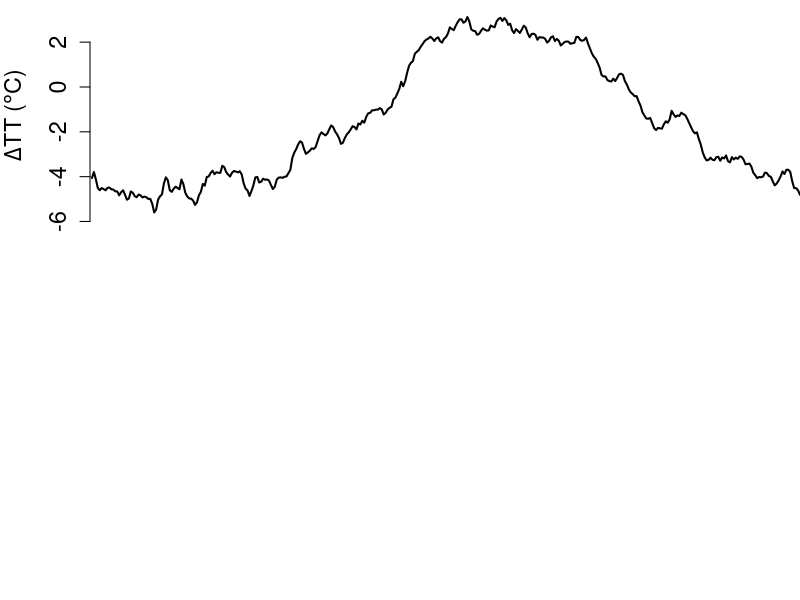

This chart was generated by the following R code: (Note: this script raises an error after producing the figure.)
tab<-read.table("dTT_latest.txt") # read dTT from dTT_latest.txt
dTT<-tab[,1]
year<-tab[,2]
day<-tab[,3]
t1<-which(day==1)
m<-length(t1)               # total 73 years from 1948 to 2020

# identify onset dates (and "withdrawal")
n<-length(dTT)  # total number of days
t<-1:n          # days from 1948 January 1st
cnd<-0          # cnd=1 for monsoon and 0 for non-monsoon (cnd=0 on Jan 1st)
tm<-numeric(0)  # onset and withdrawal days from 1948 January 1st
for(i in 1:n){
  if(cnd==0){
    if(dTT[i]>0 && day[i]<200){
      tm<-c(tm,i)
      cnd<-1
    }
  } else{
    if(dTT[i]<=0 && day[i]>=200){
      tm<-c(tm,i)
      cnd<-0
    }
  }
}
ton<-tm[seq(1,length(tm),by=2)]  # ton only onset days
toff<-tm[seq(2,length(tm),by=2)] # toff only withdrawal days
day_on<-day[ton]                 # onset dates in year
day_off<-day[toff]               # onset dates in year


#postscript(file="onset_date_no_MOK.eps", horizontal=TRUE, encoding="WinAnsi.enc",width=12)
mat <- matrix(c(1,2), 2, 1, byrow = TRUE) # 30 panels
layout(mat)
par(mar=c(0,0,0,0))                     # graphic parameters
par(oma=c(0,0,0,0))
par(mai = c(0.7, 0.9, 0.0, 0.0))
cx<-1.4

at<-c(1,50,100,150,200,250,300,350)
lab<-at

plot(day[year==2019],dTT[year==2019],xlim=c(0,365),ylim=c(-6,3.5),type="l",ylab=expression(paste(Delta,"TT (",degree,"C)")),xlab="",bty = "n",xaxt="n",xaxs = "i",cex.lab=cx,cex.axis=cx,lwd=2)
abline(v=t1[yp-1]+151,col="gray") # JUN 1 in 2018, JAN1+(30+28+31+30+31+1)=JAN1+151=152
for(i in 1948:2019) lines(day[year==i],dTT[year==i],col="gray")
abline(h=0)
lines(day[year==2019],dTT[year==2019],col=1,lwd=2)
abline(v=day_on[72],col=2,lty=2,lwd=2)
abline(v=day_off[72],col=4,lty=2,lwd=2)
axis(side=1, at=at,labels=lab,cex.axis=cx)
mtext("Day of year", side=1, line=2.8, cex=cx)
mtext("(a)", side = 3, adj = 0.01, line = -1.0, cex=cx)

years<-1948:2020
plot(years,day_on,type="b",col=1,lwd=2,cex=cx,xlim=c(1948,2020),ylim=c(133,167),xlab="",ylab="Onset date",bty = "n",cex.lab=cx,cex.axis=cx) 
mtext("(b)", side = 3, adj = 0.01, line = -1.0, cex=cx)
mtext("Year",side=1,line=2.4,cex=1.5)
grid()
#dev.off()

# write onset date in the file named 'onset_date.txt'
dat<- data.frame(years, day_on)
write.table(dat, file = "onset_date.txt", col.names=F, row.names=F)
